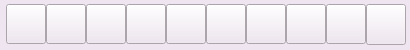
<?xml version="1.0" encoding="UTF-8"?>
<ui version="4.0">
 <class>LSnapSelectionActionBar</class>
 <widget class="QWidget" name="LSnapSelectionActionBar">
  <property name="geometry">
   <rect>
    <x>0</x>
    <y>0</y>
    <width>410</width>
    <height>50</height>
   </rect>
  </property>
  <property name="minimumSize">
   <size>
    <width>410</width>
    <height>50</height>
   </size>
  </property>
  <property name="maximumSize">
   <size>
    <width>410</width>
    <height>200</height>
   </size>
  </property>
  <property name="palette">
   <palette>
    <active>
     <colorrole role="WindowText">
      <brush brushstyle="SolidPattern">
       <color alpha="255">
        <red>0</red>
        <green>0</green>
        <blue>0</blue>
       </color>
      </brush>
     </colorrole>
     <colorrole role="Button">
      <brush brushstyle="SolidPattern">
       <color alpha="255">
        <red>239</red>
        <green>229</green>
        <blue>240</blue>
       </color>
      </brush>
     </colorrole>
     <colorrole role="Light">
      <brush brushstyle="SolidPattern">
       <color alpha="255">
        <red>255</red>
        <green>255</green>
        <blue>255</blue>
       </color>
      </brush>
     </colorrole>
     <colorrole role="Midlight">
      <brush brushstyle="SolidPattern">
       <color alpha="255">
        <red>247</red>
        <green>242</green>
        <blue>247</blue>
       </color>
      </brush>
     </colorrole>
     <colorrole role="Dark">
      <brush brushstyle="SolidPattern">
       <color alpha="255">
        <red>120</red>
        <green>114</green>
        <blue>120</blue>
       </color>
      </brush>
     </colorrole>
     <colorrole role="Mid">
      <brush brushstyle="SolidPattern">
       <color alpha="255">
        <red>159</red>
        <green>153</green>
        <blue>160</blue>
       </color>
      </brush>
     </colorrole>
     <colorrole role="Text">
      <brush brushstyle="SolidPattern">
       <color alpha="255">
        <red>0</red>
        <green>0</green>
        <blue>0</blue>
       </color>
      </brush>
     </colorrole>
     <colorrole role="BrightText">
      <brush brushstyle="SolidPattern">
       <color alpha="255">
        <red>255</red>
        <green>255</green>
        <blue>255</blue>
       </color>
      </brush>
     </colorrole>
     <colorrole role="ButtonText">
      <brush brushstyle="SolidPattern">
       <color alpha="255">
        <red>0</red>
        <green>0</green>
        <blue>0</blue>
       </color>
      </brush>
     </colorrole>
     <colorrole role="Base">
      <brush brushstyle="SolidPattern">
       <color alpha="255">
        <red>255</red>
        <green>255</green>
        <blue>255</blue>
       </color>
      </brush>
     </colorrole>
     <colorrole role="Window">
      <brush brushstyle="SolidPattern">
       <color alpha="255">
        <red>239</red>
        <green>229</green>
        <blue>240</blue>
       </color>
      </brush>
     </colorrole>
     <colorrole role="Shadow">
      <brush brushstyle="SolidPattern">
       <color alpha="255">
        <red>0</red>
        <green>0</green>
        <blue>0</blue>
       </color>
      </brush>
     </colorrole>
     <colorrole role="AlternateBase">
      <brush brushstyle="SolidPattern">
       <color alpha="255">
        <red>247</red>
        <green>242</green>
        <blue>247</blue>
       </color>
      </brush>
     </colorrole>
     <colorrole role="ToolTipBase">
      <brush brushstyle="SolidPattern">
       <color alpha="255">
        <red>255</red>
        <green>255</green>
        <blue>220</blue>
       </color>
      </brush>
     </colorrole>
     <colorrole role="ToolTipText">
      <brush brushstyle="SolidPattern">
       <color alpha="255">
        <red>0</red>
        <green>0</green>
        <blue>0</blue>
       </color>
      </brush>
     </colorrole>
     <colorrole role="PlaceholderText">
      <brush brushstyle="SolidPattern">
       <color alpha="128">
        <red>0</red>
        <green>0</green>
        <blue>0</blue>
       </color>
      </brush>
     </colorrole>
    </active>
    <inactive>
     <colorrole role="WindowText">
      <brush brushstyle="SolidPattern">
       <color alpha="255">
        <red>0</red>
        <green>0</green>
        <blue>0</blue>
       </color>
      </brush>
     </colorrole>
     <colorrole role="Button">
      <brush brushstyle="SolidPattern">
       <color alpha="255">
        <red>239</red>
        <green>229</green>
        <blue>240</blue>
       </color>
      </brush>
     </colorrole>
     <colorrole role="Light">
      <brush brushstyle="SolidPattern">
       <color alpha="255">
        <red>255</red>
        <green>255</green>
        <blue>255</blue>
       </color>
      </brush>
     </colorrole>
     <colorrole role="Midlight">
      <brush brushstyle="SolidPattern">
       <color alpha="255">
        <red>247</red>
        <green>242</green>
        <blue>247</blue>
       </color>
      </brush>
     </colorrole>
     <colorrole role="Dark">
      <brush brushstyle="SolidPattern">
       <color alpha="255">
        <red>120</red>
        <green>114</green>
        <blue>120</blue>
       </color>
      </brush>
     </colorrole>
     <colorrole role="Mid">
      <brush brushstyle="SolidPattern">
       <color alpha="255">
        <red>159</red>
        <green>153</green>
        <blue>160</blue>
       </color>
      </brush>
     </colorrole>
     <colorrole role="Text">
      <brush brushstyle="SolidPattern">
       <color alpha="255">
        <red>0</red>
        <green>0</green>
        <blue>0</blue>
       </color>
      </brush>
     </colorrole>
     <colorrole role="BrightText">
      <brush brushstyle="SolidPattern">
       <color alpha="255">
        <red>255</red>
        <green>255</green>
        <blue>255</blue>
       </color>
      </brush>
     </colorrole>
     <colorrole role="ButtonText">
      <brush brushstyle="SolidPattern">
       <color alpha="255">
        <red>0</red>
        <green>0</green>
        <blue>0</blue>
       </color>
      </brush>
     </colorrole>
     <colorrole role="Base">
      <brush brushstyle="SolidPattern">
       <color alpha="255">
        <red>255</red>
        <green>255</green>
        <blue>255</blue>
       </color>
      </brush>
     </colorrole>
     <colorrole role="Window">
      <brush brushstyle="SolidPattern">
       <color alpha="255">
        <red>239</red>
        <green>229</green>
        <blue>240</blue>
       </color>
      </brush>
     </colorrole>
     <colorrole role="Shadow">
      <brush brushstyle="SolidPattern">
       <color alpha="255">
        <red>0</red>
        <green>0</green>
        <blue>0</blue>
       </color>
      </brush>
     </colorrole>
     <colorrole role="AlternateBase">
      <brush brushstyle="SolidPattern">
       <color alpha="255">
        <red>247</red>
        <green>242</green>
        <blue>247</blue>
       </color>
      </brush>
     </colorrole>
     <colorrole role="ToolTipBase">
      <brush brushstyle="SolidPattern">
       <color alpha="255">
        <red>255</red>
        <green>255</green>
        <blue>220</blue>
       </color>
      </brush>
     </colorrole>
     <colorrole role="ToolTipText">
      <brush brushstyle="SolidPattern">
       <color alpha="255">
        <red>0</red>
        <green>0</green>
        <blue>0</blue>
       </color>
      </brush>
     </colorrole>
     <colorrole role="PlaceholderText">
      <brush brushstyle="SolidPattern">
       <color alpha="128">
        <red>0</red>
        <green>0</green>
        <blue>0</blue>
       </color>
      </brush>
     </colorrole>
    </inactive>
    <disabled>
     <colorrole role="WindowText">
      <brush brushstyle="SolidPattern">
       <color alpha="255">
        <red>120</red>
        <green>114</green>
        <blue>120</blue>
       </color>
      </brush>
     </colorrole>
     <colorrole role="Button">
      <brush brushstyle="SolidPattern">
       <color alpha="255">
        <red>239</red>
        <green>229</green>
        <blue>240</blue>
       </color>
      </brush>
     </colorrole>
     <colorrole role="Light">
      <brush brushstyle="SolidPattern">
       <color alpha="255">
        <red>255</red>
        <green>255</green>
        <blue>255</blue>
       </color>
      </brush>
     </colorrole>
     <colorrole role="Midlight">
      <brush brushstyle="SolidPattern">
       <color alpha="255">
        <red>247</red>
        <green>242</green>
        <blue>247</blue>
       </color>
      </brush>
     </colorrole>
     <colorrole role="Dark">
      <brush brushstyle="SolidPattern">
       <color alpha="255">
        <red>120</red>
        <green>114</green>
        <blue>120</blue>
       </color>
      </brush>
     </colorrole>
     <colorrole role="Mid">
      <brush brushstyle="SolidPattern">
       <color alpha="255">
        <red>159</red>
        <green>153</green>
        <blue>160</blue>
       </color>
      </brush>
     </colorrole>
     <colorrole role="Text">
      <brush brushstyle="SolidPattern">
       <color alpha="255">
        <red>120</red>
        <green>114</green>
        <blue>120</blue>
       </color>
      </brush>
     </colorrole>
     <colorrole role="BrightText">
      <brush brushstyle="SolidPattern">
       <color alpha="255">
        <red>255</red>
        <green>255</green>
        <blue>255</blue>
       </color>
      </brush>
     </colorrole>
     <colorrole role="ButtonText">
      <brush brushstyle="SolidPattern">
       <color alpha="255">
        <red>120</red>
        <green>114</green>
        <blue>120</blue>
       </color>
      </brush>
     </colorrole>
     <colorrole role="Base">
      <brush brushstyle="SolidPattern">
       <color alpha="255">
        <red>239</red>
        <green>229</green>
        <blue>240</blue>
       </color>
      </brush>
     </colorrole>
     <colorrole role="Window">
      <brush brushstyle="SolidPattern">
       <color alpha="255">
        <red>239</red>
        <green>229</green>
        <blue>240</blue>
       </color>
      </brush>
     </colorrole>
     <colorrole role="Shadow">
      <brush brushstyle="SolidPattern">
       <color alpha="255">
        <red>0</red>
        <green>0</green>
        <blue>0</blue>
       </color>
      </brush>
     </colorrole>
     <colorrole role="AlternateBase">
      <brush brushstyle="SolidPattern">
       <color alpha="255">
        <red>239</red>
        <green>229</green>
        <blue>240</blue>
       </color>
      </brush>
     </colorrole>
     <colorrole role="ToolTipBase">
      <brush brushstyle="SolidPattern">
       <color alpha="255">
        <red>255</red>
        <green>255</green>
        <blue>220</blue>
       </color>
      </brush>
     </colorrole>
     <colorrole role="ToolTipText">
      <brush brushstyle="SolidPattern">
       <color alpha="255">
        <red>0</red>
        <green>0</green>
        <blue>0</blue>
       </color>
      </brush>
     </colorrole>
     <colorrole role="PlaceholderText">
      <brush brushstyle="SolidPattern">
       <color alpha="128">
        <red>0</red>
        <green>0</green>
        <blue>0</blue>
       </color>
      </brush>
     </colorrole>
    </disabled>
   </palette>
  </property>
  <property name="windowTitle">
   <string>Form</string>
  </property>
  <widget class="QWidget" name="verticalLayoutWidget">
   <property name="geometry">
    <rect>
     <x>1</x>
     <y>-1</y>
     <width>412</width>
     <height>52</height>
    </rect>
   </property>
   <layout class="QVBoxLayout" name="verticalLayout">
    <property name="spacing">
     <number>0</number>
    </property>
    <item>
     <layout class="QHBoxLayout" name="horizontalLayout">
      <property name="spacing">
       <number>0</number>
      </property>
      <property name="sizeConstraint">
       <enum>QLayout::SetFixedSize</enum>
      </property>
      <property name="leftMargin">
       <number>5</number>
      </property>
      <property name="topMargin">
       <number>5</number>
      </property>
      <property name="rightMargin">
       <number>5</number>
      </property>
      <property name="bottomMargin">
       <number>5</number>
      </property>
      <item>
       <widget class="QPushButton" name="btnSave">
        <property name="minimumSize">
         <size>
          <width>40</width>
          <height>40</height>
         </size>
        </property>
        <property name="maximumSize">
         <size>
          <width>40</width>
          <height>40</height>
         </size>
        </property>
        <property name="text">
         <string/>
        </property>
       </widget>
      </item>
      <item>
       <widget class="QPushButton" name="btnCopy">
        <property name="minimumSize">
         <size>
          <width>40</width>
          <height>40</height>
         </size>
        </property>
        <property name="maximumSize">
         <size>
          <width>40</width>
          <height>40</height>
         </size>
        </property>
        <property name="text">
         <string/>
        </property>
       </widget>
      </item>
      <item>
       <widget class="QPushButton" name="btnPaste">
        <property name="minimumSize">
         <size>
          <width>40</width>
          <height>40</height>
         </size>
        </property>
        <property name="maximumSize">
         <size>
          <width>40</width>
          <height>40</height>
         </size>
        </property>
        <property name="text">
         <string/>
        </property>
       </widget>
      </item>
      <item>
       <widget class="QPushButton" name="btnCancel">
        <property name="minimumSize">
         <size>
          <width>40</width>
          <height>40</height>
         </size>
        </property>
        <property name="maximumSize">
         <size>
          <width>40</width>
          <height>40</height>
         </size>
        </property>
        <property name="text">
         <string/>
        </property>
       </widget>
      </item>
      <item>
       <widget class="QPushButton" name="btnDraw">
        <property name="minimumSize">
         <size>
          <width>40</width>
          <height>40</height>
         </size>
        </property>
        <property name="maximumSize">
         <size>
          <width>40</width>
          <height>40</height>
         </size>
        </property>
        <property name="text">
         <string/>
        </property>
       </widget>
      </item>
      <item>
       <widget class="QPushButton" name="btnGif">
        <property name="minimumSize">
         <size>
          <width>40</width>
          <height>40</height>
         </size>
        </property>
        <property name="maximumSize">
         <size>
          <width>40</width>
          <height>40</height>
         </size>
        </property>
        <property name="text">
         <string/>
        </property>
       </widget>
      </item>
      <item>
       <widget class="QPushButton" name="btn">
        <property name="minimumSize">
         <size>
          <width>40</width>
          <height>40</height>
         </size>
        </property>
        <property name="maximumSize">
         <size>
          <width>40</width>
          <height>40</height>
         </size>
        </property>
        <property name="text">
         <string/>
        </property>
       </widget>
      </item>
      <item>
       <widget class="QPushButton" name="pushButton_12">
        <property name="minimumSize">
         <size>
          <width>40</width>
          <height>40</height>
         </size>
        </property>
        <property name="maximumSize">
         <size>
          <width>40</width>
          <height>40</height>
         </size>
        </property>
        <property name="text">
         <string/>
        </property>
       </widget>
      </item>
      <item>
       <widget class="QPushButton" name="pushButton_13">
        <property name="minimumSize">
         <size>
          <width>40</width>
          <height>40</height>
         </size>
        </property>
        <property name="maximumSize">
         <size>
          <width>40</width>
          <height>40</height>
         </size>
        </property>
        <property name="text">
         <string/>
        </property>
       </widget>
      </item>
      <item>
       <widget class="QPushButton" name="pushButton_14">
        <property name="minimumSize">
         <size>
          <width>40</width>
          <height>40</height>
         </size>
        </property>
        <property name="maximumSize">
         <size>
          <width>40</width>
          <height>41</height>
         </size>
        </property>
        <property name="text">
         <string/>
        </property>
       </widget>
      </item>
     </layout>
    </item>
   </layout>
  </widget>
 </widget>
 <resources/>
 <connections/>
</ui>
